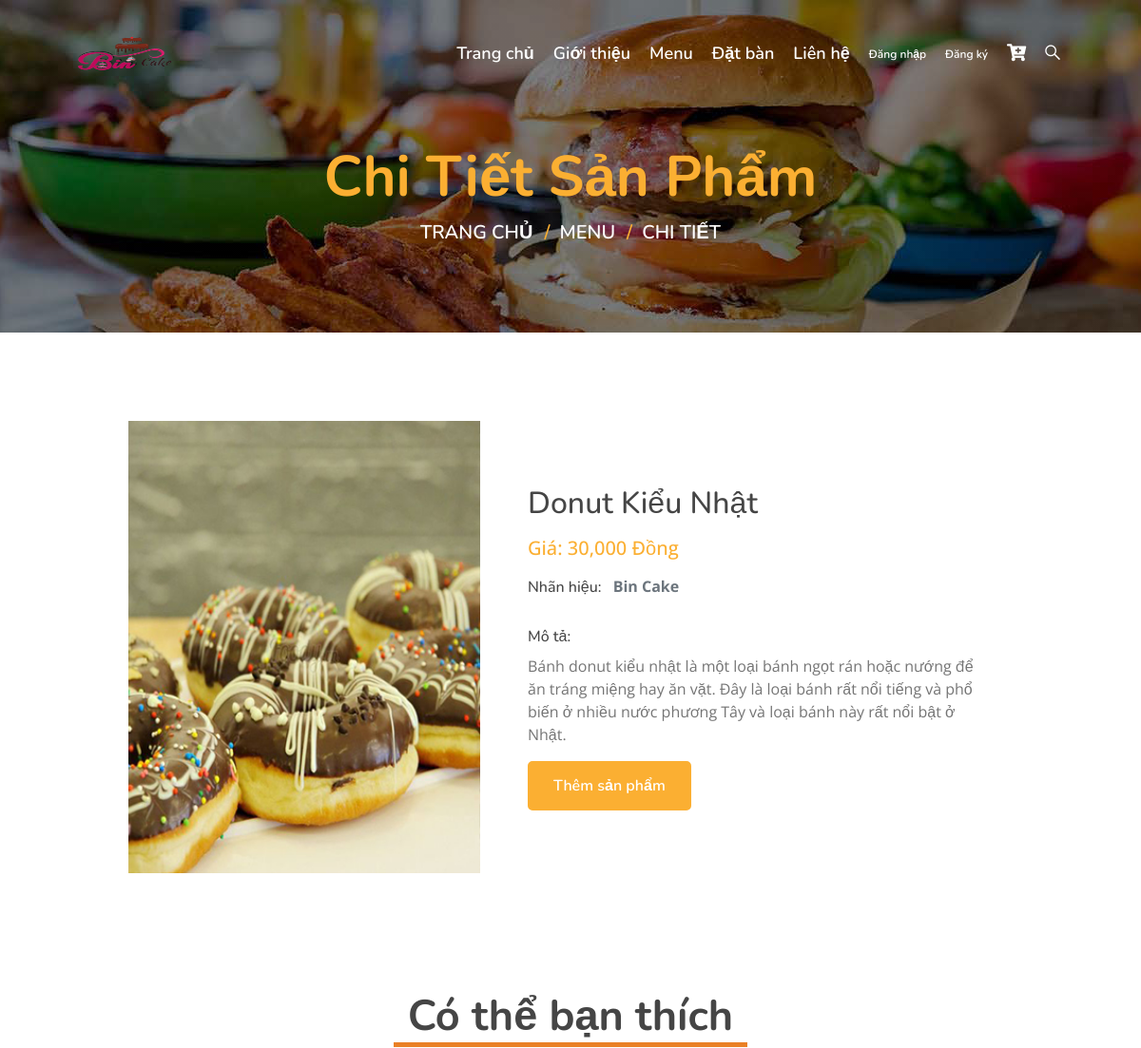
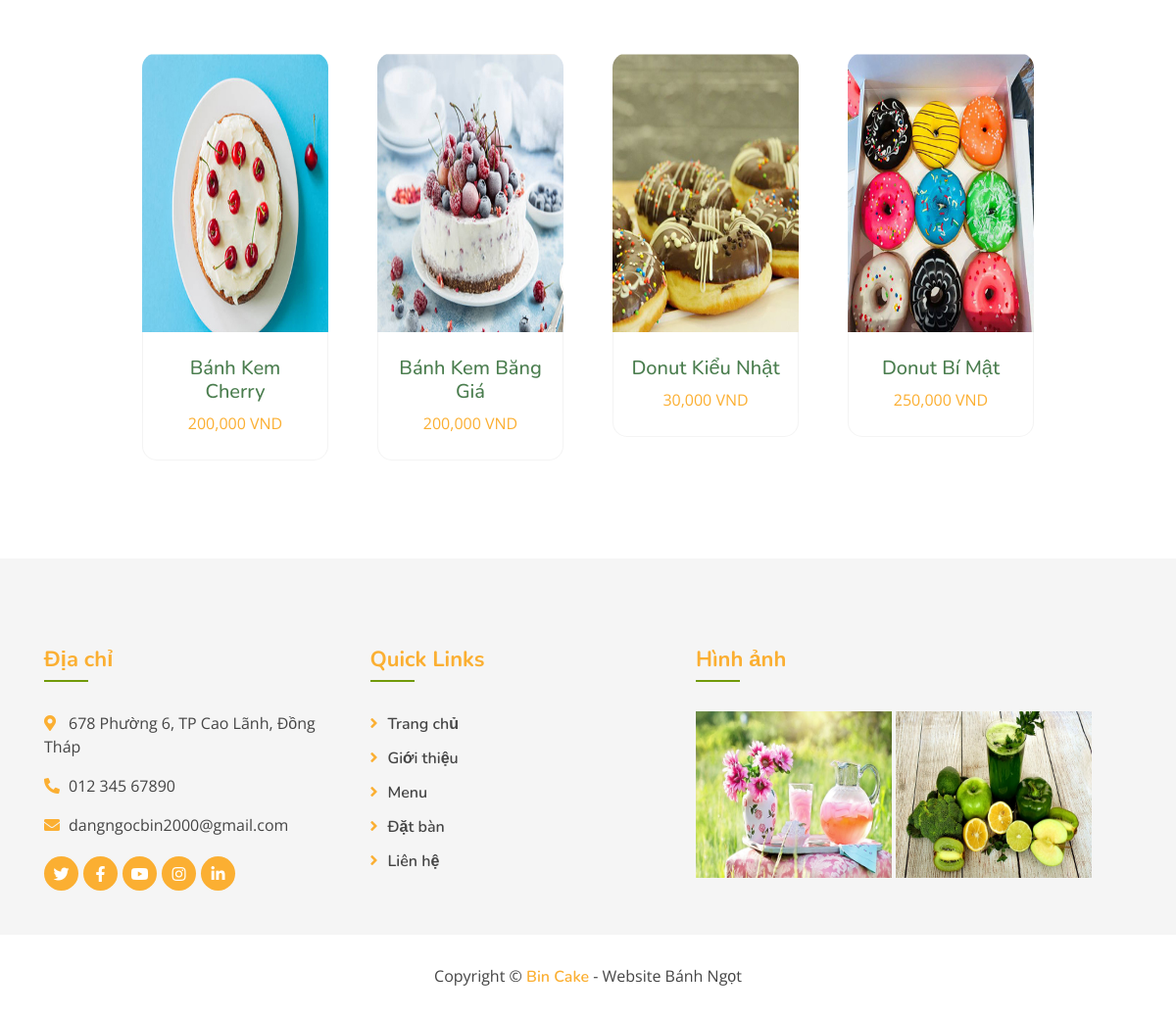
/clients/index.php?quanly=product&id=17, run on the app's committed database (2 pictures, top to bottom).
### tables this page shows
CREATE TABLE `tbl_sanpham` (
  `id_sanpham` int(11) NOT NULL,
  `ten_sanpham` varchar(100) NOT NULL,
  `soluong` int(11) NOT NULL,
  `chitiet_sanpham` varchar(10000) NOT NULL,
  `gia_sanpham` int(11) NOT NULL,
  `hinhanh` varchar(100) NOT NULL,
  `hienthi` int(11) NOT NULL DEFAULT 0,
  `id_danhmuc` int(11) NOT NULL,
  `hot` int(11) NOT NULL DEFAULT 2,
  `nhanhieu` varchar(100) NOT NULL DEFAULT 'Bin Cake',
  `soluongban` int(11) NOT NULL
);

### clients/include/product.php (the view, shortened to what this page needs)
<?php
    if(isset($_GET['id'])){
        $id=$_GET['id'];
    }else{
        $id='';
    }
    $sql_chitiet=mysqli_query($con,"SELECT * FROM tbl_sanpham WHERE id_sanpham=$id");
?>
<div class="page-header mb-0">
            <div class="container">
                <div class="row">
                    <div class="col-12">
                        <h2>Chi Tiết Sản Phẩm</h2>
                    </div>
                    <div class="col-12">
                        <a href="">Trang chủ</a>
                        <a href="">Menu</a>
                        <a href="">Chi tiết</a>
                    </div>
                </div>
            </div>
        </div>
        <?php
            while($row_chitiet=mysqli_fetch_array($sql_chitiet)){
        ?>
        <section class="team " >
            <div class="container pb-5" >
                <div class="row">
                    <div class="col-lg-5 mt-5">
                        <div class=" mb-3">
                            <img src="./public/images/anh/<?php echo $row_chitiet['hinhanh']?>" alt="Card image cap" id="product-detail" height="100%" width="100%">
                        </div>
                    </div>
                    <div class="col-lg-7 mt-5">
                            <div class="card-body">
                                <br>
                                <br>
                                <h1 class="h2"><?php echo $row_chitiet['ten_sanpham']?></h1>
                                <p class="h5 py-2" style="color: #fbaf32;">Giá: <?php echo number_format($row_chitiet['gia_sanpham'])?> Đồng</p>
                                <ul class="list-inline">
                                    <li class="list-inline-item">
                                        <h6>Nhãn hiệu:</h6>
                                    </li>
                                    <li class="list-inline-item">
                                        <p class="text-muted"><strong><?php echo $row_chitiet['nhanhieu']?></strong></p>
                                    </li>
                                </ul>
                                <h6>Mô tả:</h6>
                                <p><?php echo $row_chitiet['chitiet_sanpham']?> </p>
                                <form action="?quanly=cart" method="POST">
                                    <div class="row pb-3">
                                        <div class="col d-grid">
                                            <button type="submit" class="btn custom-btn" name="themgiohang">Thêm sản phẩm</button>
                                        </div>
                                    </div>
                                </form>
                            </div>
                    </div>
                </div>
            </div>
        </section>
        <div class="team">
            <div class="container">
                <div class="section-header text-center">
                    <h2 style="border-bottom: 5px solid #ea8025; width: 40%; margin-left: 30%;">Có thể bạn thích</h2>
                </div>
                <div class="row">
                <?php
                    $sql_sphot = mysqli_query($con,"SELECT * FROM tbl_sanpham WHERE hot='1' ORDER BY id_sanpham ASC LIMIT 4");
                    while($row_sphot=mysqli_fetch_array($sql_sphot)){
                ?>
                    <div class="col-lg-3 col-md-6">
                        <div class="team-item">
                            <div class="team-img">
                                <img src="./public/images/anh/<?php echo $row_sphot['hinhanh']?>" alt="Image" width="120px" height="270px">
                                <form action="?quanly=cart" method="POST">
                                <div class="team-social">
                                        <button type="submit" name="themgiohang" style="border:none;background:none;outline:none;"><a class="btn custom-btn"  ><i class="fas fa-cart-plus"></i></a>  </button>
                                </div>
                                </form>
                            </div>
                            <div class="team-text">
                                <h5 style="color: #4a7d4e;"><?php echo $row_sphot['ten_sanpham']?></h5>
                                <p style="color: #634202;"><span style="color:#fbaf32;"><?php echo number_format($row_sphot['gia_sanpham'])?> VND</span></p>
                            </div>
                        </div>
                    </div>
                <?php
                    }
                ?>
                </div>
            </div>
        </div>
        <?php
            }
        ?>

### clients/public/css/style.css (style rules this page uses)
body { color: #757575; background: #ffffff; font-family: 'open sans', sans-serif; }
h1, h2, h3, h4, h5, h6 { color: #454545; font-family: 'Nunito', sans-serif; }
a { font-family: 'Nunito', sans-serif; font-weight: 600; color: #fbaf32; transition: .3s; }
.btn.custom-btn { padding: 12px 25px; font-family: 'Nunito', sans-serif; font-size: 16px; font-weight: 600; color: #ffffff; background: #fbaf32; border: 2px solid #fbaf32; border-radius: 5px; transition: .5s; }
.page-header { position: relative; margin-bottom: 45px; padding: 150px 0 90px 0; text-align: center; background: linear-gradient(rgba(0, 0, 0, .5), rgba(0, 0, 0, .5)), url(../images/homepage/header.jpg); background-position: center; background-repeat: no-repeat; background-size: cover; }
.page-header h2 { position: relative; color: #fbaf32; font-size: 60px; font-weight: 700; }
.page-header a { position: relative; padding: 0 12px; font-size: 20px; text-transform: uppercase; color: #ffffff; }
.page-header a::after { position: absolute; content: "/"; width: 8px; height: 8px; top: -1px; right: -7px; text-align: center; color: #fbaf32; }
.page-header a:last-child::after { display: none; }
.section-header { position: relative; margin-bottom: 45px; }
.section-header h2 { margin: 0; position: relative; font-size: 45px; font-weight: 700; }
.team { position: relative; width: 80%; padding: 45px 0 15px 0; margin: 0 auto; }
.team .team-item { position: relative; margin-bottom: 30px; background: #ffffff; padding: 10px; }
.team .team-img { position: relative; border-radius: 15px 15px 0 0; overflow: hidden; }
.team .team-img img { position: relative; width: 100%; margin-top: 15px; transform: scale(1.1); transition: .3s; }
.team .team-social { position: absolute; width: 100%; height: 100%; top: 0; left: 0; display: flex; align-items: center; justify-content: center; transition: .5s; }
.team .team-text { position: relative; padding: 25px 15px; text-align: center; background: #ffffff; border: 1px solid rgba(105, 105, 105, 0.07); border-top: none; border-radius: 0 0 15px 15px; }
.team .team-text p { margin: 0; font-size: 16px; }

### data on the page
tbl_sanpham: hinhanh (picture), ten_sanpham "Donut Kiểu Nhật", gia_sanpham "30,000", nhanhieu "Bin Cake", chitiet_sanpham "Bánh donut kiểu nhật là một loại bánh ngọt rán hoặc nướng để ăn tráng miệng hay ăn vặt. Đây là loại bánh rất nổi tiếng và phổ biến ở nhiều nước phương Tây và loại bánh này rất nổi bật ở Nhật."
tbl_sanpham: hinhanh (picture), ten_sanpham "Bánh Kem Cherry", gia_sanpham "200,000"
tbl_sanpham: hinhanh (picture), ten_sanpham "Bánh Kem Băng Giá", gia_sanpham "200,000"
tbl_sanpham: hinhanh (picture), ten_sanpham "Donut Bí Mật", gia_sanpham "250,000"
